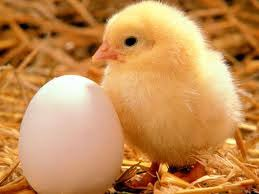
#> input picture image_aynalama/civciv.jpg, 259 x 194 px
$ python aynalama.py
#> lines starting #> are read from the running program, lines starting #| are printed output that depends on the picture; after the words box and inside, x2 and y2 are one past the last pixel; in counts of white or black regions, pixels touching at a corner belong together
import cv2
import numpy as np
resim = cv2.imread("civciv.jpg")
#> resim is the input picture: shape (194, 259, 3); mean B, G, R 81.7, 140, 197.6
#kare alma
print(resim[50,50])
#| [ 78 139 207]
cv2.rectangle(resim,(50,150),(150,20),[0,0,255],2)
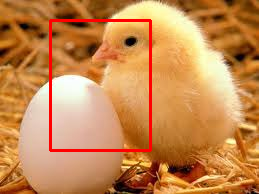
#> resim: shape (194, 259, 3); 2.74% of pixels changed, all inside (x1, y1, x2, y2) = (49, 19, 152, 152)
#> (the run stopped early here; a loop or call above may not have finished)
